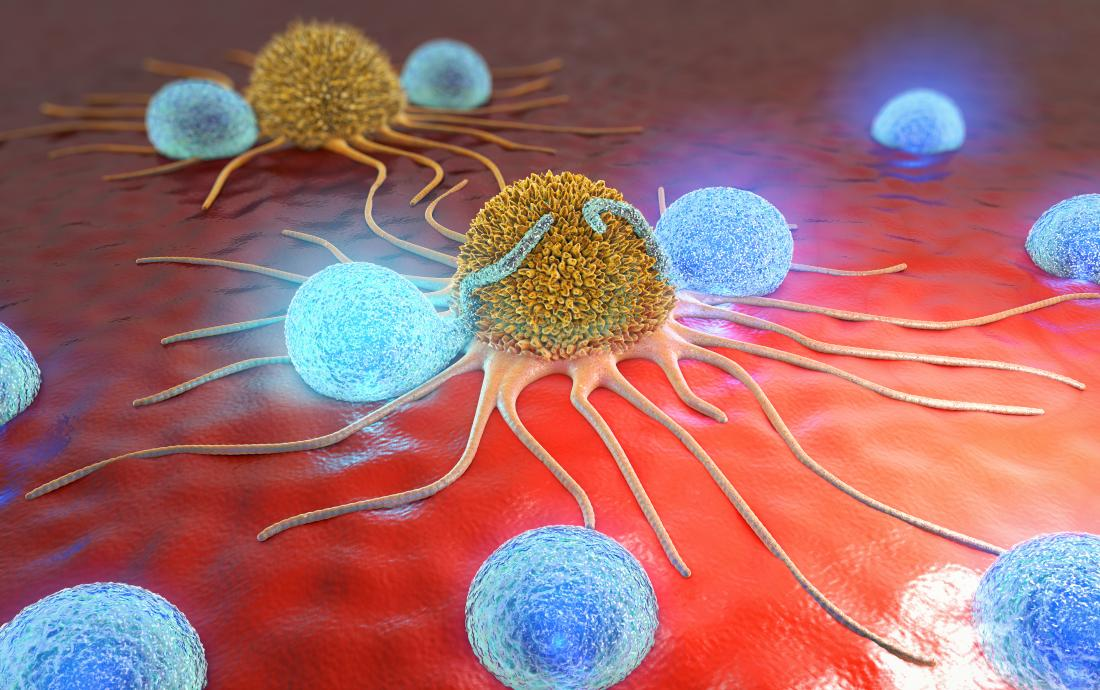
#> input picture Models/cancer_cells.jpg, 1100 x 690 px, found by its file name
$ python -i File_2.py   (imports and definitions only)
#> lines starting #> are read from the running program, lines starting #| are printed output that depends on the picture; after the words box and inside, x2 and y2 are one past the last pixel; in counts of white or black regions, pixels touching at a corner belong together
import cv2
from matplotlib import pyplot as plt


def f2():
    img = cv2.imread("D:\\cancer_cells.jpg")
#> img is the input picture: shape (690, 1100, 3); mean B, G, R 109.4, 106.7, 160.6
    img_color = cv2.cvtColor(img, cv2.COLOR_BGR2RGB)
    gray = cv2.cvtColor(img, cv2.COLOR_BGR2GRAY)
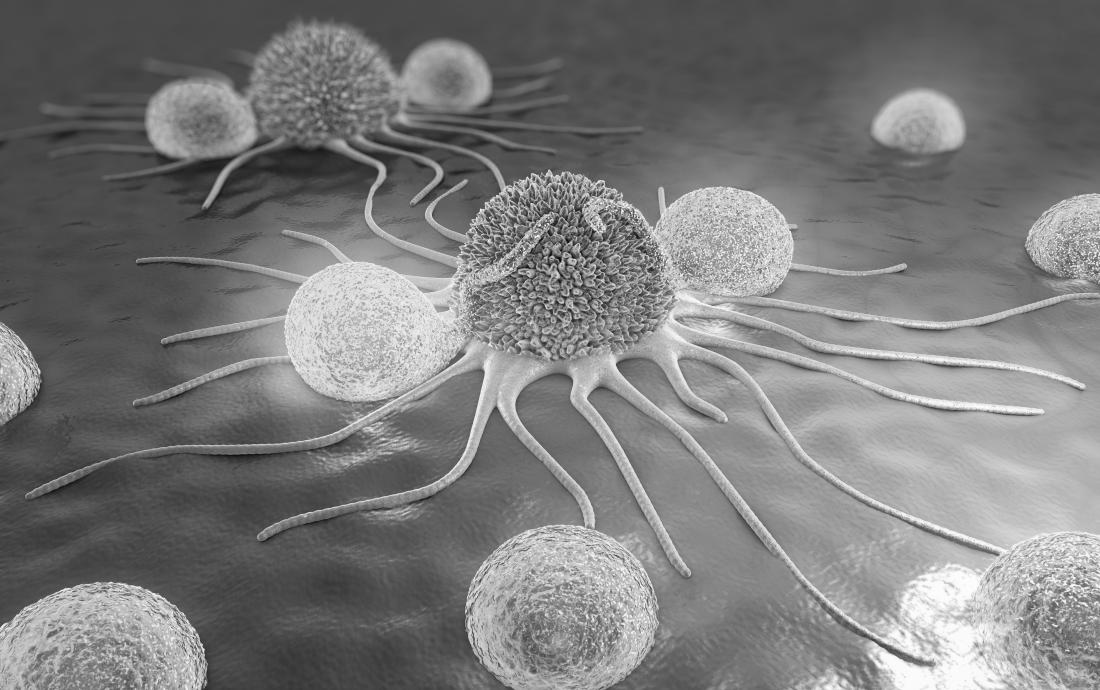
#> gray: shape (690, 1100); min 6, max 255, mean 123.1

    ret, thresh = cv2.threshold(gray, 130, 255, cv2.THRESH_BINARY)
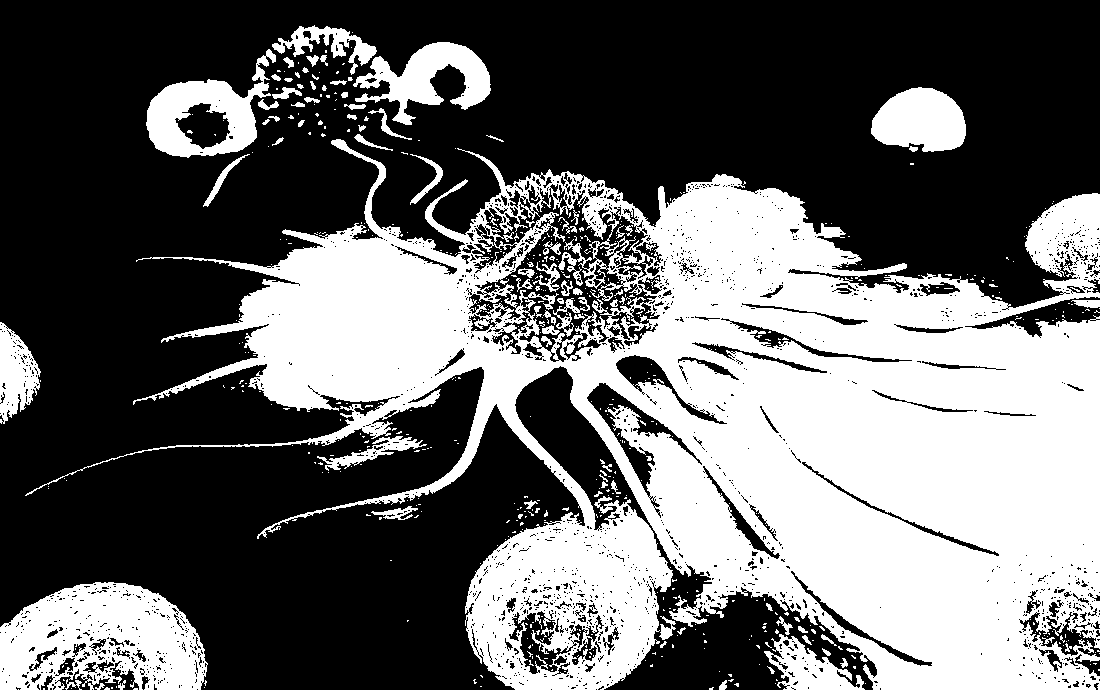
#> thresh: shape (690, 1100); 40.2% white; 589 white regions (503 under 20 px), largest, box (x1, y1, x2, y2) and area: (25, 139, 1100, 690) 258965, (0, 582, 208, 690) 15749, (146, 49, 276, 158) 5874

    plt.figure("Original")
    plt.imshow(img_color)

    plt.figure("Grayscale")
    plt.imshow(gray, cmap="gray")

    plt.figure("Binary")
    plt.imshow(thresh, cmap="gray")
    plt.show()

>>> result = f2()

$ run again, with Models/Can.jpg copied over Models/cancer_cells.jpg
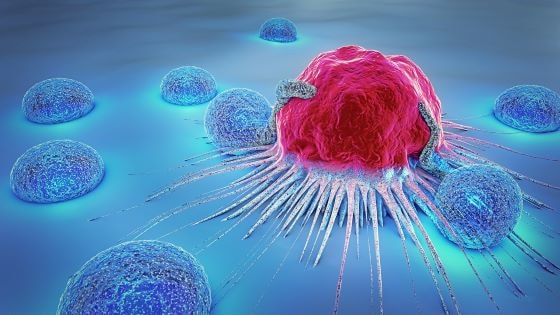
#> input picture Models/Can.jpg, 560 x 315 px, found by its file name
#> in f2, img is the input picture: shape (315, 560, 3); mean B, G, R 177.9, 130.6, 91.7
#> in f2, `gray = cv2.cvtColor(img, cv2.COLOR_BGR2GRAY)`:
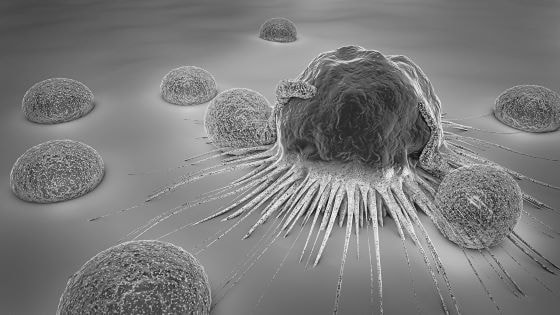
#> gray: shape (315, 560); min 3, max 249, mean 124.3
#> in f2, `ret, thresh = cv2.threshold(gray, 130, 255, cv2.THRESH_BINARY)`:
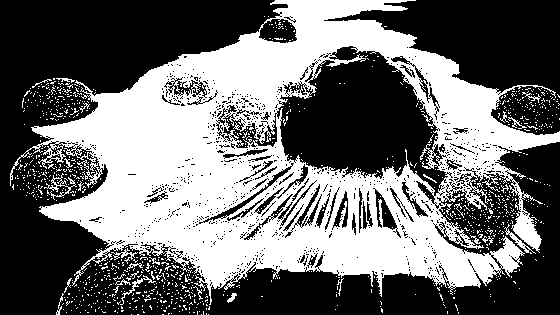
#> thresh: shape (315, 560); 42.5% white; 1079 white regions (1050 under 20 px), largest, box (x1, y1, x2, y2) and area: (10, 0, 560, 305) 70973, (44, 173, 77, 200) 191, (504, 224, 536, 254) 137

$ run again, with Models/Orange.jpg copied over Models/cancer_cells.jpg
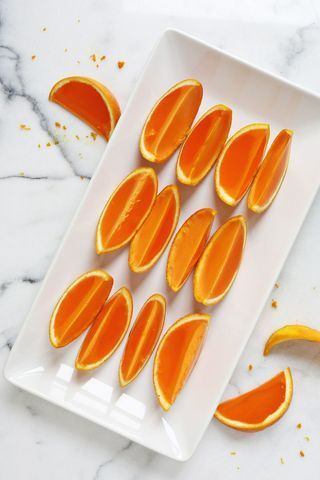
#> input picture Models/Orange.jpg, 320 x 480 px, found by its file name
#> in f2, img is the input picture: shape (480, 320, 3); mean B, G, R 166.2, 191.1, 221.9
#> in f2, `gray = cv2.cvtColor(img, cv2.COLOR_BGR2GRAY)`:
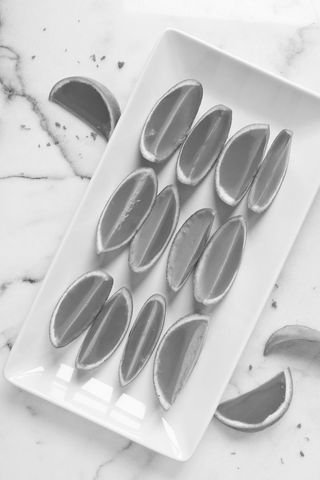
#> gray: shape (480, 320); min 52, max 255, mean 197.4
#> in f2, `ret, thresh = cv2.threshold(gray, 130, 255, cv2.THRESH_BINARY)`:
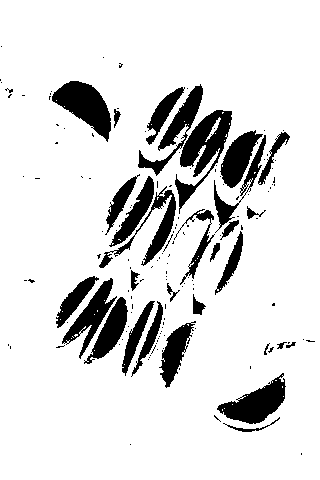
#> thresh: shape (480, 320); 86.7% white; 155 black regions (124 under 20 px), largest, box (x1, y1, x2, y2) and area: (175, 110, 232, 214) 2151, (52, 81, 111, 142) 1833, (217, 373, 286, 424) 1662

$ run again, with Models/Room.jpg copied over Models/cancer_cells.jpg
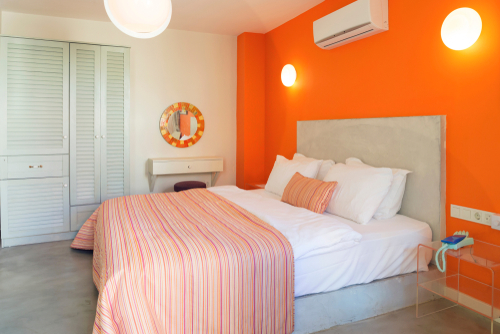
#> input picture Models/Room.jpg, 500 x 334 px, found by its file name
#> in f2, img is the input picture: shape (334, 500, 3); mean B, G, R 132, 160.7, 207.7
#> in f2, `gray = cv2.cvtColor(img, cv2.COLOR_BGR2GRAY)`:
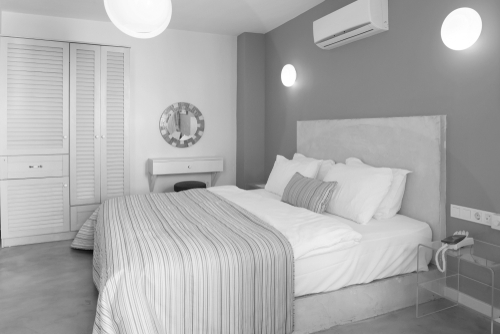
#> gray: shape (334, 500); min 10, max 255, mean 171.5
#> in f2, `ret, thresh = cv2.threshold(gray, 130, 255, cv2.THRESH_BINARY)`:
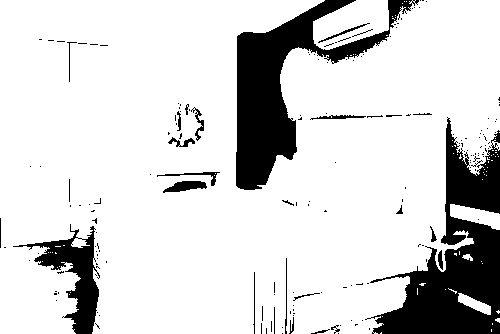
#> thresh: shape (334, 500); 83.8% white; 178 black regions (150 under 20 px), largest, box (x1, y1, x2, y2) and area: (365, 117, 500, 334) 11883, (236, 0, 419, 190) 10097, (13, 224, 100, 334) 2906
